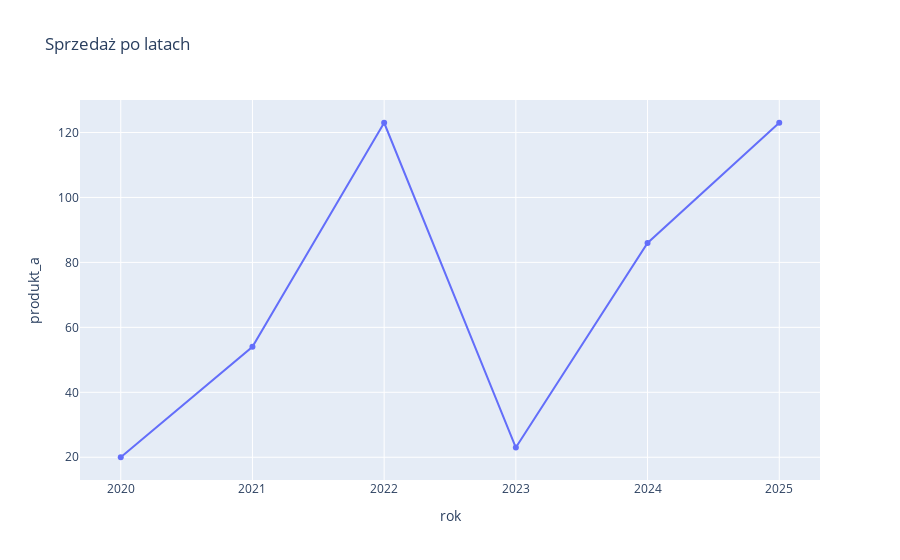

Source (notebook cell):
### Code cell
fig = px.line(df,
              x='rok', y='produkt_a',
              title='Sprzedaż po latach',
              markers=True,
              
             )

fig.show()

### Figure 1 — Plotly figure (JSON) as saved in the notebook; plotly's stock layout.template omitted (floating-point values rounded to 4 significant figures)
{"data": [{"hovertemplate": "rok=%{x}<br>produkt_a=%{y}<extra></extra>", "legendgroup": "", "line": {"color": "#636efa", "dash": "solid"}, "marker": {"symbol": "circle"}, "mode": "lines+markers", "name": "", "orientation": "v", "showlegend": false, "type": "scatter", "x": [2020, 2021, 2022, 2023, 2024, 2025], "xaxis": "x", "y": [20, 54, 123, 23, 86, 123], "yaxis": "y"}], "layout": {"legend": {"tracegroupgap": 0}, "title": {"text": "Sprzedaż po latach"}, "xaxis": {"anchor": "y", "domain": [0, 1], "title": {"text": "rok"}}, "yaxis": {"anchor": "x", "domain": [0, 1], "title": {"text": "produkt_a"}}}}
